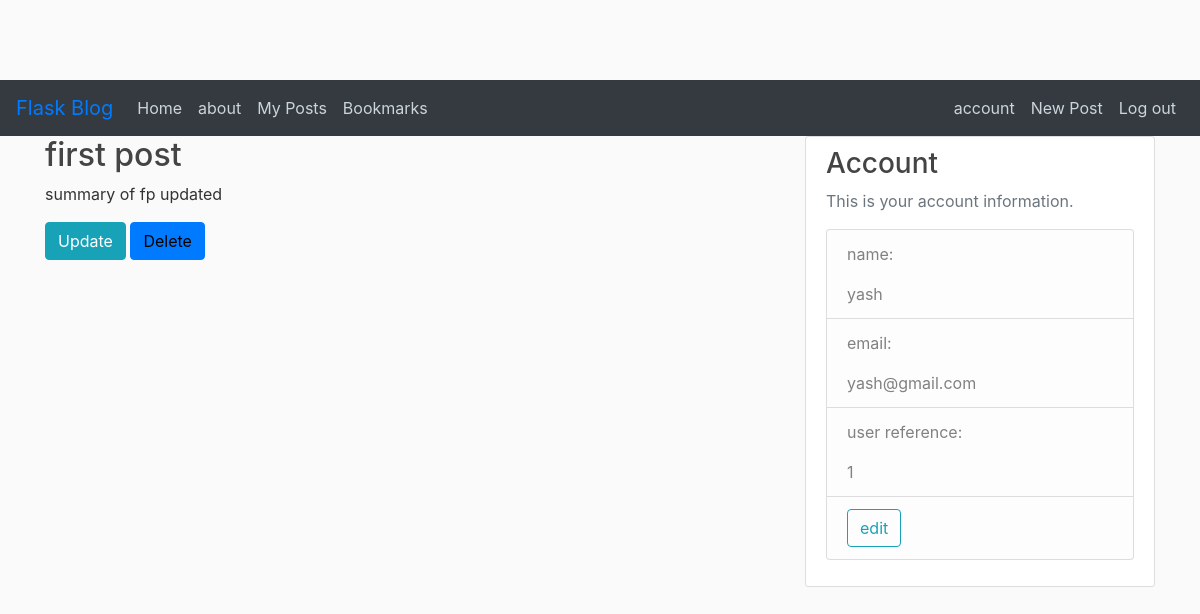
Before: /myposts (signed in) with the older database file.
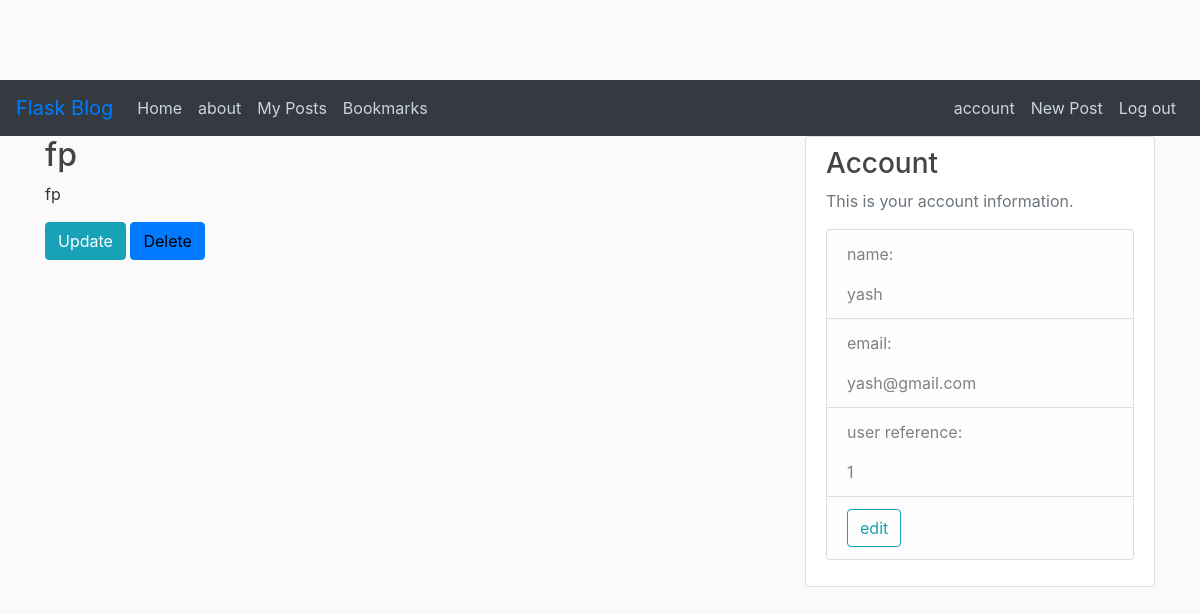
After: the same page with the newer database file.
### flaskblog/models.py (models this page shows, shortened)
class Post(db.Model):
	id = db.Column(db.Integer, primary_key = True)
	title = db.Column(db.String(100), nullable = False)
	summary = db.Column(db.String(100), nullable = False)
	date_posted = db.Column(db.DateTime, nullable = False, default=datetime.utcnow)
	content = db.Column(db.Text, nullable = False)
	user_id = db.Column(db.Integer, db.ForeignKey('user.id'), nullable = False)
	upvotes = db.Column(db.Integer, default=0)
	downvotes = db.Column(db.Integer, default=0)
	comments = db.relationship('Comment', secondary=post_comments, backref=db.backref('posted_on', lazy='dynamic'))

### flaskblog/routes.py (the view)
@app.route("/myposts")
@login_required
def myposts():
	posts = Post.query.filter_by(author = current_user)
	return render_template('myposts.html', title='myposts', posts = posts)

### flaskblog/models.py (called while the page is built)
@login_manager.user_loader
def load_user(user_id):
	return User.query.get(int(user_id))

### flaskblog/templates/myposts.html (shortened to what this page needs)
{% extends "layout.html" %}
{% block content %}
    {% for post in posts %}
    	<h2><a class="article-title" href="{{ url_for('post_display', post_id=post.id) }}">{{ post.title }}</a></h2>
    	<p>{{ post.summary }}</p>
    	<a href="{{ url_for('update_post', post_id=post.id) }}" class="btn btn-info" role="button">Update</a>
		<button type="button" class="btn btn-primary" data-toggle="modal" data-target="#deleteModal" style="color:black;">
		  Delete
		</button>
    {% endfor %}
{% endblock content %}

Changed rows visible on the page:
removed Post: title "first post", summary "summary of fp updated"
added Post: title "fp", summary "fp"
